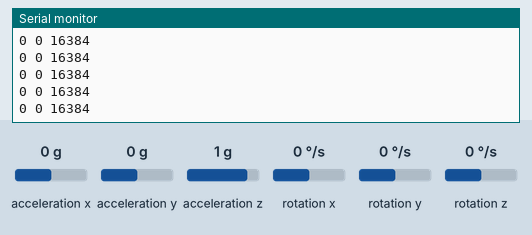
Bench run of a sketch on a simulated Arduino Uno, built with avr-gcc and run on an emulated ATmega328P. On the bench: the last lines printed to the serial monitor. Inputs (shaded band) come from the test bench; at power-on: acceleration x 0 g, acceleration y 0 g, acceleration z 1 g, rotation x 0 °/s, rotation y 0 °/s, rotation z 0 °/s.

Above: at 1.2 s.
1.3 s: acceleration x set to -1.4 g
At 2.2 s:
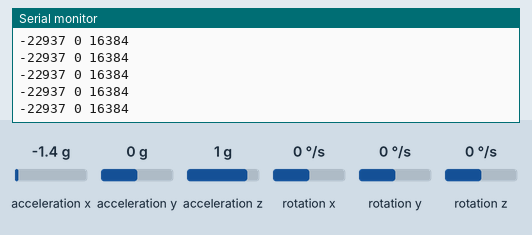
4.3 s: acceleration y set to -1.4 g
At 5.4 s:
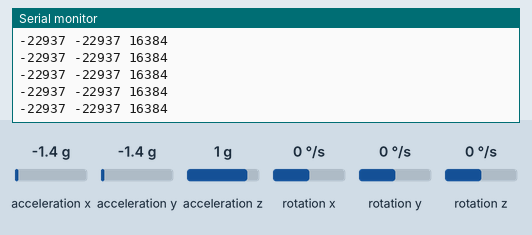
5.8 s: acceleration z set to -1.4 g
At 6.5 s:
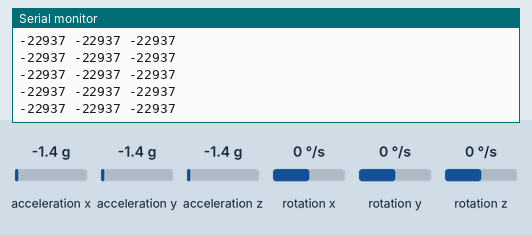

The sketch:

Test_0.ino
```cpp
#include "I2Cdev.h"
#include "MPU6050.h"

#define TIME_OUT 20

MPU6050 accgyro;
unsigned long int t1;

void setup() {
    Serial.begin(9600);
    accgyro.initialize();
}

void loop() {
    long int t = millis();
    if( t1 < t ){
        int16_t ax, ay, az, gx, gy, gz;

        t1 = t + TIME_OUT;
        accgyro.getMotion6(&ax, &ay, &az, &gx, &gy, &gz);
        Serial.println(String(ax) + " " + String(ay) + " " + String(az));
//        Serial.println(String(gx) + " " + String(gy) + " " + String(gz));

    }
}
```

Measured:
- after the input at 1.3 s, the serial monitor: prints a new line at once (image 1)
- after the input at 4.3 s, the serial monitor: prints a new line at once (image 2)
- after the input at 5.8 s, the serial monitor: prints a new line at once (image 3)
